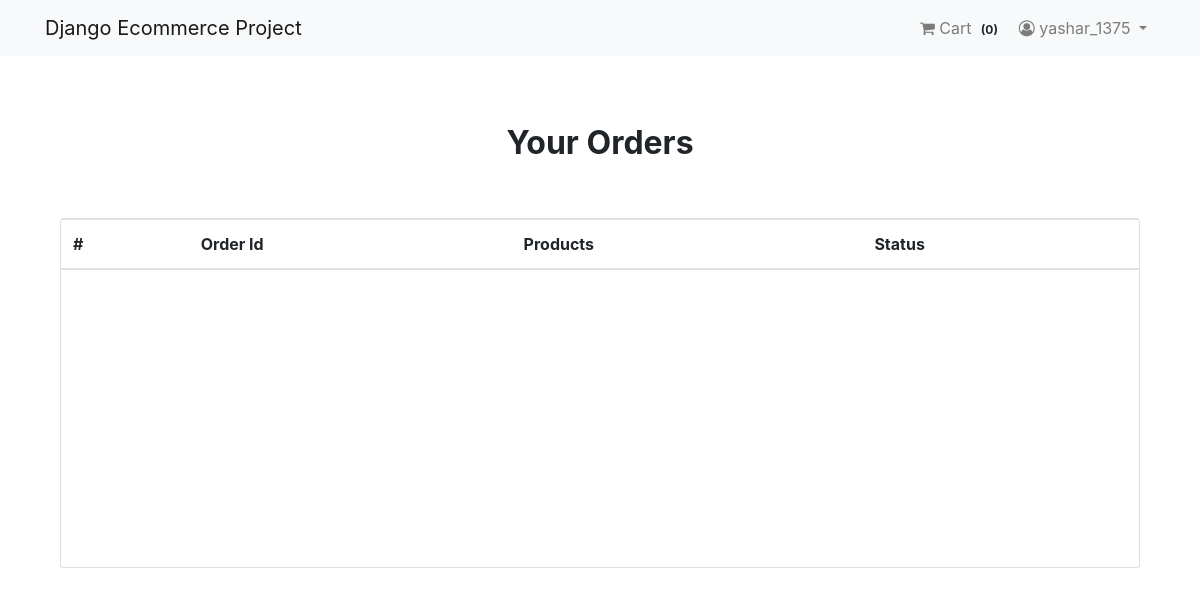
The page /payment/orders (signed in) on the database as committed earlier.
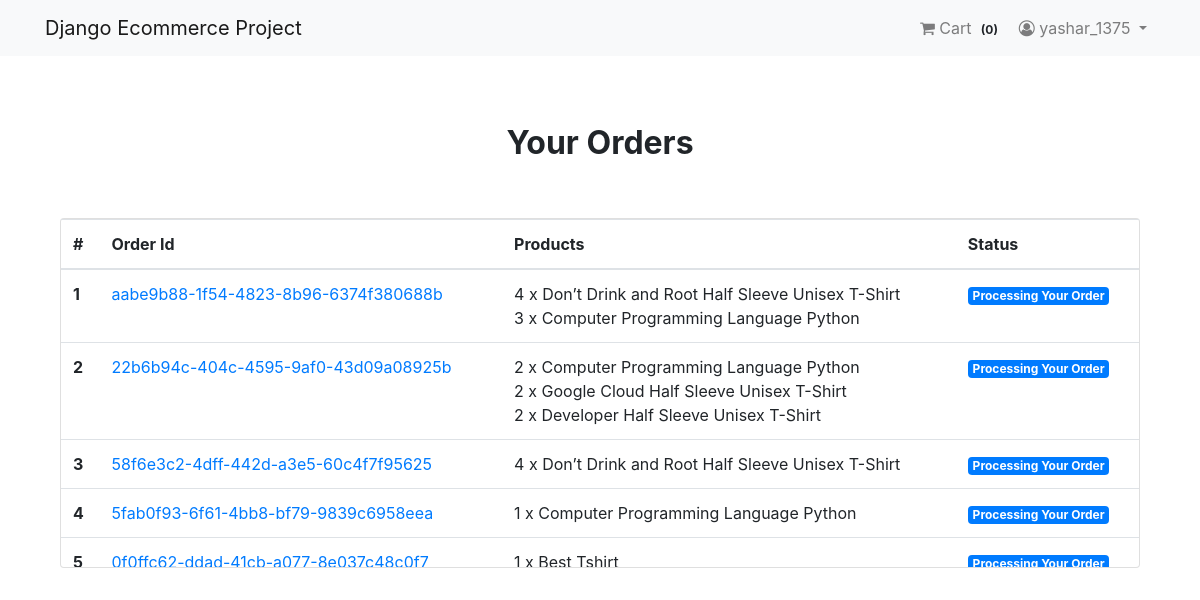
The same page on the database as committed later.
### App_Login/models.py (models this page shows, shortened)
class User(AbstractBaseUser, PermissionsMixin):
    email = models.EmailField(unique=True, null=False)
    is_staff = models.BooleanField(ugettext_lazy('Staff Status'), default=False,
        help_text = ugettext_lazy('Designates whether the user can log in the site')
    )
    is_active = models.BooleanField(ugettext_lazy('active'), default=True,
        help_text = ugettext_lazy('Designates whether this user should be treatea as active')
    )
    USERNAME_FIELD = 'email'
    objects = MyUserManager()

class Profile(models.Model):
    user = models.OneToOneField(User, on_delete=models.CASCADE, related_name="profile")
    username = models.CharField(max_length=264, blank=True)
    full_name = models.CharField(max_length=264, blank=True)
    address_1 = models.CharField(max_length=300, blank=True)
    city = models.CharField(max_length=40, blank=True)
    zipcode = models.CharField(max_length=10, blank=True)
    country = models.CharField(max_length=20, blank=True)
    phone = models.CharField(max_length=20, blank=True)
    date_joined = models.DateTimeField(auto_now_add=True)

### App_Order/models.py (models this page shows, shortened)
class Order(models.Model):
    orderitems = models.ManyToManyField(Cart)
    user = models.ForeignKey(to=settings.AUTH_USER_MODEL, on_delete=models.CASCADE)
    ordered = models.BooleanField(default=False)
    created = models.DateTimeField(auto_now_add=True)
    paymentId = models.CharField(max_length=264, blank=True, null=True)
    orderId = models.CharField(max_length=200, blank=True, null=True)

class Cart(models.Model):
    user = models.ForeignKey(to=settings.AUTH_USER_MODEL, on_delete=models.CASCADE, related_name='cart')
    item = models.ForeignKey(to=Product, on_delete=models.CASCADE)
    quantity = models.IntegerField(default=1)
    purchased = models.BooleanField(default=False)
    created = models.DateTimeField(auto_now_add=True)
    updated = models.DateTimeField(auto_now=True)
    def __str__(self):
        return f'{self.quantity} x {self.item}'

### App_Shop/models.py (models this page shows)
class Product(models.Model):
    mainimage = models.ImageField(upload_to='Product')
    name = models.CharField(max_length=264)
    category = models.ForeignKey(to=Category, on_delete=models.CASCADE ,related_name='category')
    preview_text = models.TextField(max_length=200, verbose_name='Preview Text')
    details_text = models.TextField(max_length=1000, verbose_name='Description')
    price = models.FloatField()
    old_price = models.FloatField(default=0.00)
    created = models.DateTimeField(auto_now_add=True)
    def __str__(self):
        return self.name
        class Meta:
            ordering = ['-created',]

### App_Payment/views.py (the view)
# urls.py: path('orders', order_view, name='orders'),
@login_required
def order_view(request):
    try:
        orders = Order.objects.filter(user=request.user, ordered=True)
        context = {'orders': orders}
    except:
        messages.warning(request, "You do not have an active order")
        return redirect("App_Shop:home")
    return render(request, "App_Payment/order.html", context)

### App_Order/templatetags/cart_tag.py (called while the page is built)
@register.filter
def cart_total(user):
    order = Order.objects.filter(user=user, ordered=False)
    if order.exists():
        return order[0].orderitems.count()
    else:
        return 0

### templates/App_Payment/order.html
{% extends "base.html" %}
{% block body_block %}
    <div class="container mt-5">
        <h2 class="text-center"><strong>Your Orders</strong></h2>
        <div class="row">
            <div class="col-md-12">
                <div class="card mt-5">
                   <div class="table-responsive">
                        <table class="table">
                            <thead>
                                <tr>
                                    <th scope="col">#</th>
                                    <th scope="col">Order Id</th>
                                    <th scope="col">Products</th>
                                    <th scope="col">Status</th>
                                </tr>
                            </thead>
                            <tbody>
                                {% for order in orders %}
                                    <tr>
                                        <th scope="row">{{ forloop.counter }}</th>
                                        <td><a href="#">{{ order.orderId }}</a></td>
                                        <td>
                                            {% for item in order.orderitems.all %} {{ item }} <br> {% endfor %}
                                        </td>
                                        <td><span class="badge badge-primary">Processing Your Order</span></td>
                                    </tr>
                                {% endfor %}
                            </tbody>
                        </table>
                   </div>
                </div>
            </div>
        </div>
    </div>
{% endblock %}

### templates/base.html (shortened to what this page needs)
{% load static %}
<!doctype html>
<html lang="en">
  <head>
    <link rel="stylesheet" href="https://stackpath.bootstrapcdn.com/bootstrap/4.4.1/css/bootstrap.min.css">
    <link rel="stylesheet" href="https://stackpath.bootstrapcdn.com/bootstrap/4.4.1/css/bootstrap.min.css">
    <link rel="stylesheet" href="https://maxcdn.bootstrapcdn.com/font-awesome/4.7.0/css/font-awesome.min.css">
  </head>
  <body>
    {% include 'navbar.html' %}
    <div class="container" style="padding-top: 20px">
        {% block body_block %}
        {% endblock %}
    </div>
  </body>
</html>

### templates/navbar.html (shortened to what this page needs)
{% load cart_tag %}
<nav class="navbar navbar-expand-lg navbar-light bg-light">
    <div class="container">
        <a class="navbar-brand" href="{% url 'App_Shop:home' %}">Django Ecommerce Project</a>
<div class="collapse navbar-collapse" id="navbarNav">
    <ul class="navbar-nav ml-auto">
        {% if request.user.is_authenticated %}
        <li class="nav-item">
<a class="nav-link" href="{% url 'App_Order:cart'%}">
    <i class="fa fa-shopping-cart" aria-hidden="true"></i> Cart
<span class="badge badge-light">({{ request.user|cart_total }})</span>
</a>
        </li>
    <li class="nav-item dropdown">
<a class="nav-link dropdown-toggle" href="#" id="navbarDropdown" role="button"
data-toggle="dropdown" aria-haspopup="true" aria-expanded="false">
<i class="fa fa-user-circle-o"></i> {{ request.user.profile.username }} </a>
    </li>
{% else %}
<li class="nav-item">
    <a href="{% url 'App_Login:login' %}" class="btn btn-info btn-sm">Login</a>
    <a href="{% url 'App_Login:signup' %}" class="btn btn-info btn-sm">Signup</a>
</li>
{% endif %}
    </ul>
        </div>
    </div>
</nav>

### templates/base.html (style rules this page uses)
.card { height: 350px; }

Rows that differ between the two databases and show on the page:
added Order: orderId "aabe9b88-1f54-4823-8b96-6374f380688b"
added Cart: quantity+item "4 x Don’t Drink and Root Half Sleeve Unisex T-Shirt", shown under "aabe9b88-1f54-4823-8b96-6374f380688b"
added Cart: quantity+item "3 x Computer Programming Language Python", shown under "aabe9b88-1f54-4823-8b96-6374f380688b"
added Order: orderId "22b6b94c-404c-4595-9af0-43d09a08925b"
added Cart: quantity+item "2 x Computer Programming Language Python", shown under "22b6b94c-404c-4595-9af0-43d09a08925b"
added Cart: quantity+item "2 x Google Cloud Half Sleeve Unisex T-Shirt", shown under "22b6b94c-404c-4595-9af0-43d09a08925b"
added Cart: quantity+item "2 x Developer Half Sleeve Unisex T-Shirt", shown under "22b6b94c-404c-4595-9af0-43d09a08925b"
added Order: orderId "58f6e3c2-4dff-442d-a3e5-60c4f7f95625"
added Cart: quantity+item "4 x Don’t Drink and Root Half Sleeve Unisex T-Shirt", shown under "58f6e3c2-4dff-442d-a3e5-60c4f7f95625"
added Order: orderId "5fab0f93-6f61-4bb8-bf79-9839c6958eea"
added Cart: quantity+item "1 x Computer Programming Language Python", shown under "5fab0f93-6f61-4bb8-bf79-9839c6958eea"
added Order: orderId "0f0ffc62-ddad-41cb-a077-8e037c48c0f7"
added Cart: quantity+item "1 x Best Tshirt", shown under "0f0ffc62-ddad-41cb-a077-8e037c48c0f7"
